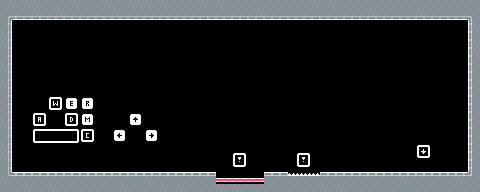

Tiled map render using the project's own tile images. Description and the whole map definition, tile-layer contents included, below:
An orthogonal 60x24 tile map with 8x8 px tiles, 1 tile layer (Tile Layer 1), 3 tilesets and 10 objects.

<map version="1.10" tiledversion="1.11.2" orientation="orthogonal" renderorder="right-down" width="60" height="24" tilewidth="8" tileheight="8" infinite="0" nextlayerid="7" nextobjectid="24">
 <tileset firstgid="1" source="../../panels.tsx" />
 <tileset firstgid="61" source="../../tilemap_white_packed.tsx" />
 <tileset firstgid="877" source="../../hazards.tsx" />
 <layer id="1" name="Tile Layer 1" width="60" height="24">
  <data encoding="csv">
20,17,14,17,17,14,20,14,14,17,20,23,14,17,14,20,17,17,17,14,17,14,14,14,14,17,23,17,20,14,14,14,20,14,14,14,14,14,14,17,23,17,20,14,14,14,20,14,14,14,14,14,20,14,14,14,14,14,14,20,
14,23,14,20,17,14,14,17,14,14,14,23,14,23,17,23,14,14,14,14,14,14,14,14,14,20,23,14,20,14,14,14,17,14,14,20,20,20,14,20,23,14,20,14,14,14,17,14,14,20,20,20,17,14,14,20,20,20,14,14,
20,50,32,35,29,32,35,35,35,26,26,35,35,26,26,26,26,26,35,32,35,26,26,26,35,29,26,26,26,32,29,26,32,26,26,32,26,26,35,29,26,26,26,32,29,26,32,26,26,32,26,26,32,26,26,32,26,26,52,14,
14,18,0,0,0,0,0,0,0,0,0,0,0,0,0,0,0,0,0,0,0,0,0,0,0,0,0,0,0,0,0,0,0,0,0,0,0,0,0,0,0,0,0,0,0,0,0,0,0,0,0,0,0,0,0,0,0,0,13,17,
17,21,0,0,0,0,0,0,0,0,0,0,0,0,0,0,0,0,0,0,0,0,0,0,0,0,0,0,0,0,0,0,0,0,0,0,0,0,0,0,0,0,0,0,0,0,0,0,0,0,0,0,0,0,0,0,0,0,19,23,
17,21,0,0,0,0,0,0,0,0,0,0,0,0,0,0,0,0,0,0,0,0,0,0,0,0,0,0,0,0,0,0,0,0,0,0,0,0,0,0,0,0,0,0,0,0,0,0,0,0,0,0,0,0,0,0,0,0,22,17,
20,15,0,0,0,0,0,0,0,0,0,0,0,0,0,0,0,0,0,0,0,0,0,0,0,0,0,0,0,0,0,0,0,0,0,0,0,0,0,0,0,0,0,0,0,0,0,0,0,0,0,0,0,0,0,0,0,0,16,17,
14,15,0,0,0,0,0,0,0,0,0,0,0,0,0,0,0,0,0,0,0,0,0,0,0,0,0,0,0,0,0,0,0,0,0,0,0,0,0,0,0,0,0,0,0,0,0,0,0,0,0,0,0,0,0,0,0,0,16,14,
17,15,0,0,0,0,0,0,0,0,0,0,0,0,0,0,0,0,0,0,0,0,0,0,0,0,0,0,0,0,0,0,0,0,0,0,0,0,0,0,0,0,0,0,0,0,0,0,0,0,0,0,0,0,0,0,0,0,13,14,
23,15,0,0,0,0,0,0,0,0,0,0,0,0,0,0,0,0,0,0,0,0,0,0,0,0,0,0,0,0,0,0,0,0,0,0,0,0,0,0,0,0,0,0,0,0,0,0,0,0,0,0,0,0,0,0,0,0,13,20,
17,21,0,0,0,0,0,0,0,0,0,0,0,0,0,0,0,0,0,0,0,0,0,0,0,0,0,0,0,0,0,0,0,0,0,0,0,0,0,0,0,0,0,0,0,0,0,0,0,0,0,0,0,0,0,0,0,0,13,14,
20,24,0,0,0,0,0,0,0,0,0,0,0,0,0,0,0,0,0,0,0,0,0,0,0,0,0,0,0,0,0,0,0,0,0,0,0,0,0,0,0,0,0,0,0,0,0,0,0,0,0,0,0,0,0,0,0,0,13,14,
14,18,0,0,0,0,0,0,0,0,0,0,0,0,0,0,0,0,0,0,0,0,0,0,0,0,0,0,0,0,0,0,0,0,0,0,0,0,0,0,0,0,0,0,0,0,0,0,0,0,0,0,0,0,0,0,0,0,19,23,
14,15,0,0,0,0,147,0,420,0,421,0,0,0,0,0,0,0,0,0,0,0,0,0,0,0,0,0,0,0,0,0,0,0,0,0,0,0,0,0,0,0,0,0,0,0,0,0,0,0,0,0,0,0,0,0,0,0,22,23,
14,15,0,0,0,0,0,0,0,0,0,0,0,0,0,0,0,0,0,0,0,0,0,0,0,0,0,0,0,0,0,0,0,0,0,0,0,0,0,0,0,0,0,0,0,0,0,0,0,0,0,0,0,0,0,0,0,0,16,14,
17,15,0,0,181,0,0,0,183,0,494,0,0,0,0,0,499,0,0,0,0,0,0,0,0,0,0,0,0,0,0,0,0,0,0,0,0,0,0,0,0,0,0,0,0,0,0,0,0,0,0,0,0,0,0,0,0,0,16,14,
23,15,0,0,0,0,0,0,0,0,0,0,0,0,0,0,0,0,0,0,0,0,0,0,0,0,0,0,0,0,0,0,0,0,0,0,0,0,0,0,0,0,0,0,0,0,0,0,0,0,0,0,0,0,0,0,0,0,13,23,
14,18,0,0,296,0,297,0,298,0,218,0,0,0,502,0,0,0,500,0,0,0,0,0,0,0,0,0,0,0,0,0,0,0,0,0,0,0,0,0,0,0,0,0,0,0,0,0,0,0,0,0,0,0,0,0,0,0,13,14,
17,24,0,0,0,0,0,0,0,0,0,0,0,0,0,0,0,0,0,0,0,0,0,0,0,0,0,0,0,0,0,0,0,0,0,0,0,0,0,0,0,0,0,0,0,0,0,0,0,0,0,0,0,0,0,0,0,0,19,14,
17,21,0,0,0,0,0,0,0,0,0,0,0,0,0,0,0,0,0,0,0,0,0,0,0,0,0,0,0,0,0,0,0,0,0,0,0,0,0,0,0,0,0,0,0,0,0,0,0,0,0,0,229,0,0,0,0,0,13,14,
20,18,0,0,0,0,0,0,0,0,0,0,0,0,0,0,0,0,0,0,0,0,0,0,0,0,0,0,0,92,0,0,0,0,0,0,0,92,0,0,0,0,0,0,0,0,0,0,0,0,0,0,0,0,0,0,0,0,19,23,
23,38,2,2,11,2,2,8,5,2,5,2,11,2,11,2,5,2,2,5,8,5,2,2,2,11,2,0,0,0,0,0,0,11,2,8,885,885,885,885,5,2,5,2,2,5,11,2,8,8,8,2,5,11,2,8,8,8,40,20,
17,14,14,14,14,14,14,14,20,14,14,23,23,14,20,14,23,23,17,14,14,20,23,14,14,14,23,877,877,877,877,877,877,23,14,23,14,14,14,23,14,14,23,14,14,14,23,14,23,14,17,14,14,23,14,23,14,17,14,14,
20,20,14,17,23,14,17,14,14,20,14,14,14,20,20,17,14,20,14,20,17,23,17,14,23,14,14,17,14,17,14,23,14,14,23,23,14,23,14,14,17,14,17,14,23,14,14,23,23,14,23,23,14,14,23,23,14,23,14,14
</data>
 </layer>
 <objectgroup id="3" name="Collision">
  <object id="11" x="17.9906" y="20">
   <polygon points="0,0 461.759,0 461.759,-20 -17.9906,-20 -17.9906,0" />
  </object>
  <object id="12" x="468" y="20">
   <polygon points="0,0 0,152 12,152 12,0" />
  </object>
  <object id="13" x="12" y="20">
   <polygon points="0,0 -12,0 -12,152 0,152" />
  </object>
  <object id="14" x="0" y="172">
   <polygon points="0,0 215.955,0 215.955,20 0,20" />
  </object>
  <object id="18" x="216.091" y="184">
   <polygon points="0,0 47.8636,0 47.8636,8 0,8" />
  </object>
  <object id="22" x="264" y="172">
   <polygon points="0,0 23.8636,0 23.8636,4.72727 0,4.72727" />
  </object>
  <object id="21" x="263.909" y="176.182">
   <polygon points="0,0 56.0455,0 56.0455,15.8182 0,15.8182" />
  </object>
  <object id="16" x="320" y="172">
   <polygon points="0,0 159.5,0 159.5,20 0,20" />
  </object>
 </objectgroup>
 <objectgroup id="5" name="HazardCollision">
  <object id="20" x="264" y="177.818">
   <polygon points="0,0 -48,0 -48,4 0,4" />
  </object>
  <object id="23" x="320" y="173.273">
   <polygon points="0,0 -32.3636,0 -32.3636,3.09091 0,3.09091" />
  </object>
 </objectgroup>
</map>
